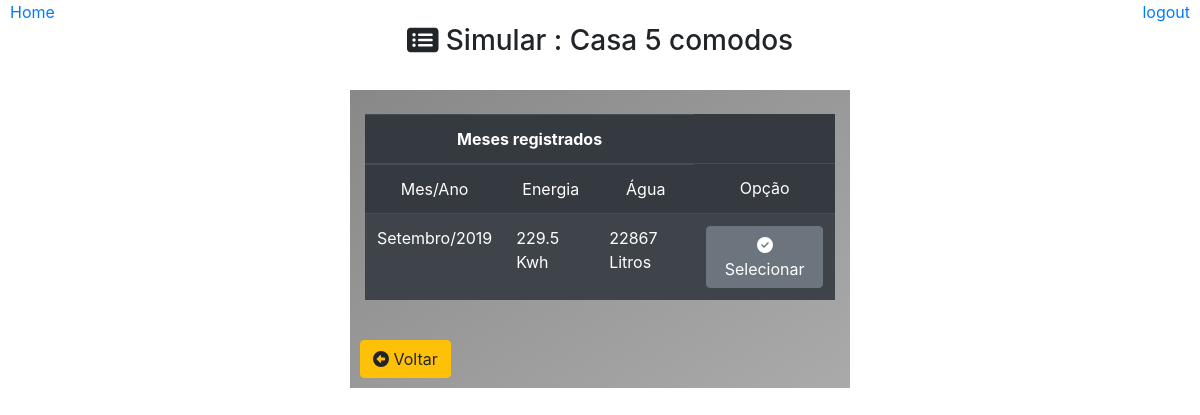
/simular/meses/?id=1, run on an earlier commit of the app's database.
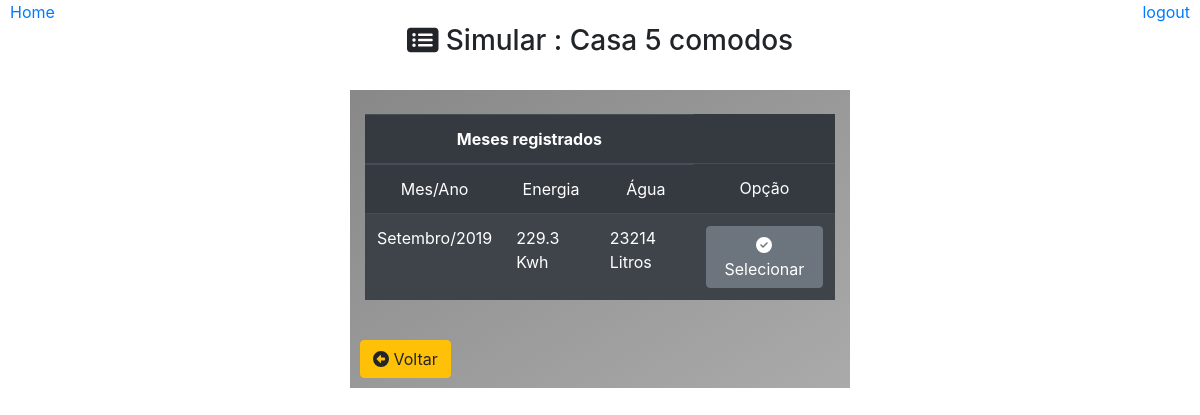
And on a later commit of the database.
### core/models.py (models this page shows)
class ConsumoMes(models.Model):
    casa = models.ForeignKey(Casa,on_delete=models.CASCADE)
    mes = models.CharField(max_length=30)
    ano = models.IntegerField()
    agua = models.IntegerField(default=0)
    agua_semana = models.IntegerField(default=0)
    agua_feriado = models.IntegerField(default=0)
    energia = models.IntegerField(default=0)
    energia_semana = models.IntegerField(default=0)
    energia_feriado = models.IntegerField(default=0)
    class Meta:
        db_table = 'consumo_mes'

### core/pages/simulacao/views.py (the view)
# urls.py: path('simular/meses/', simular.ListarMeses),
def ListarMeses(request):
    id = request.GET.get('id')
    if id:
        casa = Casa.objects.get(id=id)
        meses = ConsumoMes.objects.filter(casa=casa)
        for mes in meses:
            mes.energia = round((mes.energia/1000), 1)
    dados = {
        'titulo':'Meses cadastrados',
        'casa':casa,
        'meses': meses
    }
    return render(request, 'simulacao/listarMeses.html',dados)

### templates/simulacao/listarMeses.html (shortened to what this page needs)
{% extends "model-page.html" %}
{% block content %}
    <div align='center'>
        <br>
        <h3><i class="fas fa-list-alt"></i> Simular : {{casa.nome}}</h3><br>
        <div class="col col-6 col-sm-6 col-md-4 col-lg-5 col-xs-4 container box-gray">
            <br>
            {% if meses %}
            <table class="table table-striped table-dark">
                <thead>
                    <tr align="center">
                        <th colspan="3">Meses registrados</th>
                    </tr>
                    <tr>
                        <td align="center">
                            Mes/Ano
                        </td>
                        <td align="center">
                            Energia
                        </td>
                        <td align="center">
                            Água
                        </td>
                        <td align="center">
                            Opção
                        </td>
                    </tr>
                    </thead>
                {% for item in meses %}
                    <tr>
                        <td>
                            {{item.mes}}/{{item.ano}}
                        </td>
                        <td>
                            {{item.energia}} Kwh
                        </td>
                        <td>
                            {{item.agua}} Litros
                        </td>
                        <td>
                            <form action="/simular/algoritmos" method="GET">
                                <button type="submit" class="btn btn-secondary">
                                    <i class="fas fa-check-circle"></i>
                                    Selecionar
                                </button>
                            </form>
                        </td>
                    </tr>
                {% endfor %}
            </table>
            {% else %}
                <label> Nenhum dado de teste gerado</label>
            {% endif %}
            <br>
            <a type="button" class="btn btn-warning"style="position: absolute; left: 10px;" href="/simular/casas/">
                <i class='fas fa-arrow-alt-circle-left'></i> Voltar
            </a>
            <br><br>
        </div>
    </div>
{% endblock %}

What changed in the data, as far as the page shows it:
changed ConsumoMes "Setembro": energia "229.5" → "229.3"; agua "22867" → "23214"
